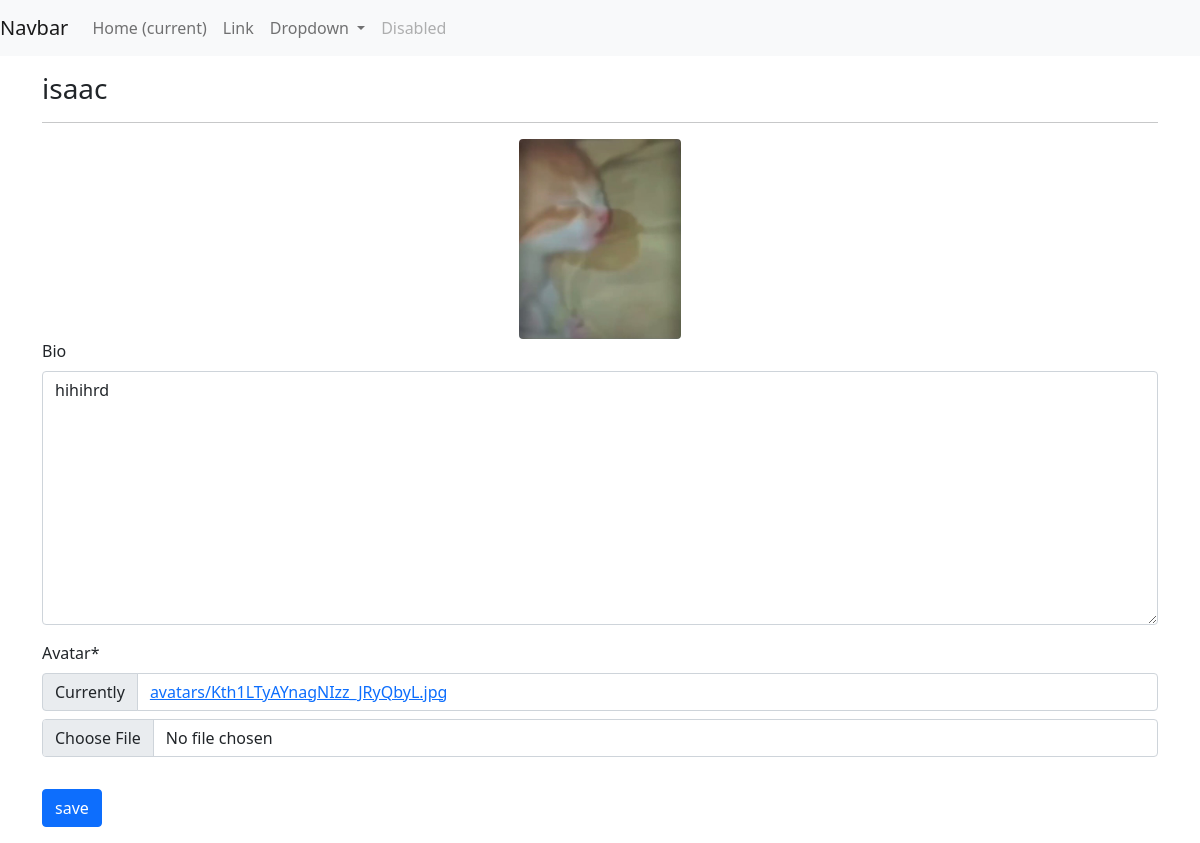
The page /profiles/my/ (signed in) on the database its author committed.
### profiles/models.py (models this page shows, shortened)
class Profile(models.Model):
    user = models.OneToOneField(User, on_delete=models.CASCADE)
    bio = models.TextField(blank=True)
    avatar = models.ImageField(default='avatar.png' ,upload_to='avatars')
    updated = models.DateTimeField(auto_now=True)
    created = models.DateTimeField(auto_now_add=True)

### profiles/views.py (the view, shortened to what this page needs)
# urls.py: path('my/', my_profile_view, name='my-profile'),
@login_required
def my_profile_view(request):
    obj = Profile.objects.get(user=request.user)
    form = ProfileForm(request.POST or None, request.FILES or None, instance=obj)
    context = {
        'obj': obj,
        'form': form,
    }
    return render(request, 'profiles/main.html', context)

### profiles/forms.py
class ProfileForm(forms.ModelForm):
    class Meta:
        model = Profile
        fields = ['bio', 'avatar',]

### profiles/templates/profiles/main.html (shortened to what this page needs)
{% extends "base.html" %}
{% load static %}
{% load crispy_forms_tags %}
{% block content %}
    <h3>{{ obj.user }}</h3>
    <hr>
    <div class="text-center" id="avatar-box">
        <img src="{{ obj.avatar.url }}" class="rounded" height="200px" width="auto" alt="{{ obj.avatar.url }}"/>
    </div>
    <form id="profile-form">
        {{form|crispy}}
        <button type="submit" class="btn btn-primary mt-3">save</button>
    </form>
{% endblock content %}

### rows shown on the page
Profile: user "isaac", avatar (picture), bio "hihihrd"
